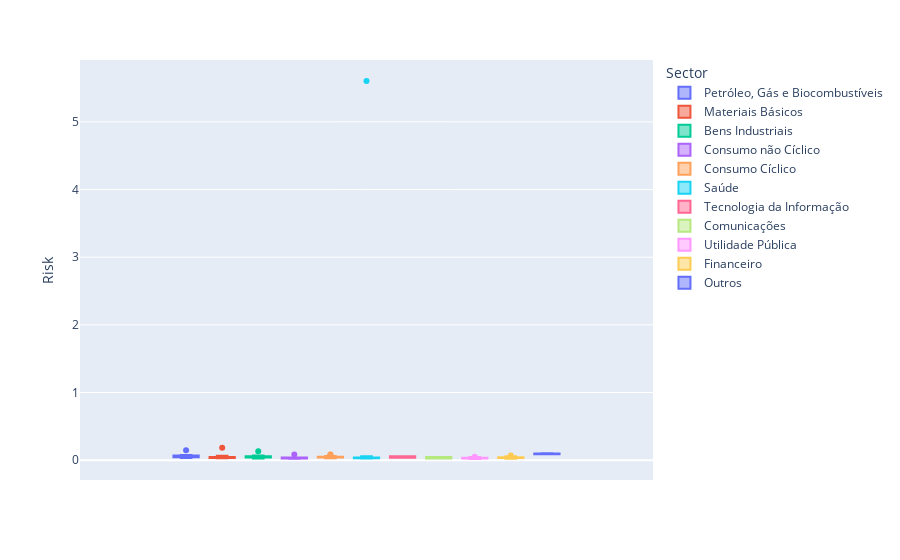

Source (notebook cell):
### Code cell
#### Detecção de outliers no eixo do Risco, por Setor
px.box(df, y="Risk", color="Sector", hover_name='Stock')

### Figure 1 — Plotly figure (JSON) as saved in the notebook; plotly's stock layout.template omitted (floating-point values rounded to 4 significant figures)
{"data": [{"alignmentgroup": "True", "hovertemplate": "<b>%{hovertext}</b><br><br>Sector=Petróleo, Gás e Biocombustíveis<br>Risk=%{y}<extra></extra>", "hovertext": ["CSAN3.SA", "DMMO3.SA", "ENAT3.SA", "RPMG3.SA", "PETR4.SA", "PETR3.SA", "PRIO3.SA", "UGPA3.SA", "VBBR3.SA", "LUPA3.SA", "OSXB3.SA"], "legendgroup": "Petróleo, Gás e Biocombustíveis", "marker": {"color": "#636efa"}, "name": "Petróleo, Gás e Biocombustíveis", "notched": false, "offsetgroup": "Petróleo, Gás e Biocombustíveis", "orientation": "v", "showlegend": true, "type": "box", "x0": " ", "xaxis": "x", "y": [0.0338, 0.07198, 0.0414, 0.05933, 0.04167, 0.04338, 0.06174, 0.04212, 0.03526, 0.07502, 0.1461], "y0": " ", "yaxis": "y"}, {"alignmentgroup": "True", "hovertemplate": "<b>%{hovertext}</b><br><br>Sector=Materiais Básicos<br>Risk=%{y}<extra></extra>", "hovertext": ["BRAP4.SA", "BRAP3.SA", "MMXM3.SA", "VALE3.SA", "FESA4.SA", "GGBR4.SA", "GGBR3.SA", "GOAU4.SA", "GOAU3.SA", "CSNA3.SA", "USIM3.SA", "PMAM3.SA", "DEXP3.SA", "FHER3.SA", "EUCA4.SA", "DXCO3.SA", "KLBN4.SA", "KLBN3.SA", "SUZB3.SA", "RANI3.SA"], "legendgroup": "Materiais Básicos", "marker": {"color": "#EF553B"}, "name": "Materiais Básicos", "notched": false, "offsetgroup": "Materiais Básicos", "orientation": "v", "showlegend": true, "type": "box", "x0": " ", "xaxis": "x", "y": [0.0312, 0.03102, 0.1851, 0.03174, 0.03339, 0.03757, 0.03264, 0.03775, 0.03355, 0.04546, 0.03822, 0.05077, 0.05836, 0.0659, 0.04473, 0.04042, 0.02792, 0.02729, 0.03236, 0.04699], "y0": " ", "yaxis": "y"}, {"alignmentgroup": "True", "hovertemplate": "<b>%{hovertext}</b><br><br>Sector=Bens Industriais<br>Risk=%{y}<extra></extra>", "hovertext": ["ETER3.SA", "HAGA4.SA", "PTBL3.SA", "AZEV4.SA", "AZEV3.SA", "TCNO4.SA", "TCNO3.SA", "EMBR3.SA", "FRAS3.SA", "POMO4.SA", "POMO3.SA", "RAPT4.SA", "RCSL4.SA", "RCSL3.SA", "TUPY3.SA", "SHUL4.SA", "WEGE3.SA", "EALT4.SA", "ROMI3.SA", "INEP4.SA", "INEP3.SA", "KEPL3.SA", "MILS3.SA", "TASA4.SA", "TASA3.SA", "AZUL4.SA", "GOLL4.SA", "RAIL3.SA", "LOGN3.SA", "TGMA3.SA", "CCRO3.SA", "ECOR3.SA", "TPIS3.SA", "STBP3.SA", "ATMP3.SA", "PRNR3.SA", "VLID3.SA"], "legendgroup": "Bens Industriais", "marker": {"color": "#00cc96"}, "name": "Bens Industriais", "notched": false, "offsetgroup": "Bens Industriais", "orientation": "v", "showlegend": true, "type": "box", "x0": " ", "xaxis": "x", "y": [0.05925, 0.03984, 0.05109, 0.06337, 0.1303, 0.05559, 0.06727, 0.04779, 0.02563, 0.03822, 0.03489, 0.04121, 0.05316, 0.06707, 0.03374, 0.03348, 0.0328, 0.03384, 0.04745, 0.06744, 0.06383, 0.02394, 0.04513, 0.05168, 0.04457, 0.06329, 0.06327, 0.03449, 0.04782, 0.04036, 0.03815, 0.04016, 0.05998, 0.04106, 0.05513, 0.03661, 0.04313], "y0": " ", "yaxis": "y"}, {"alignmentgroup": "True", "hovertemplate": "<b>%{hovertext}</b><br><br>Sector=Consumo não Cíclico<br>Risk=%{y}<extra></extra>", "hovertext": ["AGRO3.SA", "SLCE3.SA", "SMTO3.SA", "BRFS3.SA", "JBSS3.SA", "MRFG3.SA", "BEEF3.SA", "CAML3.SA", "MDIA3.SA", "ABEV3.SA", "NTCO3.SA", "BOBR4.SA", "CRFB3.SA", "PCAR3.SA"], "legendgroup": "Consumo não Cíclico", "marker": {"color": "#ab63fa"}, "name": "Consumo não Cíclico", "notched": false, "offsetgroup": "Consumo não Cíclico", "orientation": "v", "showlegend": true, "type": "box", "x0": " ", "xaxis": "x", "y": [0.02428, 0.02578, 0.03904, 0.03749, 0.03431, 0.0391, 0.03362, 0.02284, 0.02906, 0.02761, 0.03863, 0.0367, 0.02481, 0.08524], "y0": " ", "yaxis": "y"}, {"alignmentgroup": "True", "hovertemplate": "<b>%{hovertext}</b><br><br>Sector=Consumo Cíclico<br>Risk=%{y}<extra></extra>", "hovertext": ["CYRE3.SA", "DIRR3.SA", "EVEN3.SA", "EZTC3.SA", "GFSA3.SA", "HBOR3.SA", "JHSF3.SA", "JFEN3.SA", "MTRE3.SA", "MDNE3.SA", "MRVE3.SA", "PDGR3.SA", "RSID3.SA", "TCSA3.SA", "TEND3.SA", "TRIS3.SA", "VIVR3.SA", "CTSA4.SA", "CTSA3.SA", "SGPS3.SA", "ALPA4.SA", "CAMB3.SA", "GRND3.SA", "VULC3.SA", "TECN3.SA", "VIVA3.SA", "UCAS3.SA", "BKBR3.SA", "MEAL3.SA", "SHOW3.SA", "CVCB3.SA", "ANIM3.SA", "COGN3.SA", "SEER3.SA", "YDUQ3.SA", "RENT3.SA", "LCAM3.SA", "MOVI3.SA", "ARZZ3.SA", "CEAB3.SA", "GUAR3.SA", "LLIS3.SA", "AMAR3.SA", "LREN3.SA", "MGLU3.SA", "VIIA3.SA", "AMER3.SA", "SBFG3.SA"], "legendgroup": "Consumo Cíclico", "marker": {"color": "#FFA15A"}, "name": "Consumo Cíclico", "notched": false, "offsetgroup": "Consumo Cíclico", "orientation": "v", "showlegend": true, "type": "box", "x0": " ", "xaxis": "x", "y": [0.04542, 0.0378, 0.0479, 0.0437, 0.04847, 0.05704, 0.04287, 0.08104, 0.04112, 0.05189, 0.03755, 0.05507, 0.04913, 0.04541, 0.03592, 0.04633, 0.08443, 0.05501, 0.0593, 0.05128, 0.03825, 0.0384, 0.02813, 0.03489, 0.04835, 0.04875, 0.03837, 0.04389, 0.05078, 0.05292, 0.06166, 0.03994, 0.0479, 0.03975, 0.04492, 0.04342, 0.04588, 0.04181, 0.03494, 0.04845, 0.047, 0.05448, 0.05826, 0.03764, 0.04072, 0.05211, 0.04646, 0.04755], "y0": " ", "yaxis": "y"}, {"alignmentgroup": "True", "hovertemplate": "<b>%{hovertext}</b><br><br>Sector=Saúde<br>Risk=%{y}<extra></extra>", "hovertext": ["AALR3.SA", "DASA3.SA", "FLRY3.SA", "HAPV3.SA", "PARD3.SA", "ODPV3.SA", "QUAL3.SA", "PNVL3.SA", "HYPE3.SA", "PFRM3.SA", "RADL3.SA"], "legendgroup": "Saúde", "marker": {"color": "#19d3f3"}, "name": "Saúde", "notched": false, "offsetgroup": "Saúde", "orientation": "v", "showlegend": true, "type": "box", "x0": " ", "xaxis": "x", "y": [0.04116, 0.05661, 0.02618, 0.03501, 0.03401, 0.02443, 0.03344, 0.03066, 0.0297, 5.604, 0.02476], "y0": " ", "yaxis": "y"}, {"alignmentgroup": "True", "hovertemplate": "<b>%{hovertext}</b><br><br>Sector=Tecnologia da Informação<br>Risk=%{y}<extra></extra>", "hovertext": ["POSI3.SA", "LWSA3.SA", "PDTC3.SA", "SQIA3.SA", "TOTS3.SA"], "legendgroup": "Tecnologia da Informação", "marker": {"color": "#FF6692"}, "name": "Tecnologia da Informação", "notched": false, "offsetgroup": "Tecnologia da Informação", "orientation": "v", "showlegend": true, "type": "box", "x0": " ", "xaxis": "x", "y": [0.05892, 0.04809, 0.05855, 0.03662, 0.03506], "y0": " ", "yaxis": "y"}, {"alignmentgroup": "True", "hovertemplate": "<b>%{hovertext}</b><br><br>Sector=Comunicações<br>Risk=%{y}<extra></extra>", "hovertext": ["OIBR4.SA", "OIBR3.SA", "VIVT3.SA", "TIMS3.SA"], "legendgroup": "Comunicações", "marker": {"color": "#B6E880"}, "name": "Comunicações", "notched": false, "offsetgroup": "Comunicações", "orientation": "v", "showlegend": true, "type": "box", "x0": " ", "xaxis": "x", "y": [0.04798, 0.04591, 0.02356, 0.02731], "y0": " ", "yaxis": "y"}, {"alignmentgroup": "True", "hovertemplate": "<b>%{hovertext}</b><br><br>Sector=Utilidade Pública<br>Risk=%{y}<extra></extra>", "hovertext": ["CMIG4.SA", "CMIG3.SA", "CPLE3.SA", "CPFE3.SA", "ELET3.SA", "ENBR3.SA", "ENEV3.SA", "EGIE3.SA", "EQTL3.SA", "LIGT3.SA", "NEOE3.SA", "RNEW4.SA", "RNEW3.SA", "TAEE4.SA", "TAEE3.SA", "TRPL4.SA", "CSMG3.SA", "SBSP3.SA", "SAPR4.SA", "SAPR3.SA"], "legendgroup": "Utilidade Pública", "marker": {"color": "#FF97FF"}, "name": "Utilidade Pública", "notched": false, "offsetgroup": "Utilidade Pública", "orientation": "v", "showlegend": true, "type": "box", "x0": " ", "xaxis": "x", "y": [0.03287, 0.03474, 0.03027, 0.02566, 0.04338, 0.02264, 0.03044, 0.02101, 0.02632, 0.04266, 0.0274, 0.04796, 0.05085, 0.01853, 0.01742, 0.01895, 0.03096, 0.03455, 0.0286, 0.03306], "y0": " ", "yaxis": "y"}, {"alignmentgroup": "True", "hovertemplate": "<b>%{hovertext}</b><br><br>Sector=Financeiro<br>Risk=%{y}<extra></extra>", "hovertext": ["ABCB4.SA", "BMGB4.SA", "BPAN4.SA", "BBDC4.SA", "BBDC3.SA", "BBAS3.SA", "ITSA4.SA", "ITSA3.SA", "ITUB4.SA", "ITUB3.SA", "PINE4.SA", "SANB4.SA", "SANB3.SA", "B3SA3.SA", "CIEL3.SA", "CARD3.SA", "BBSE3.SA", "PSSA3.SA", "IRBR3.SA", "APER3.SA", "WIZS3.SA", "ALSO3.SA", "BRML3.SA", "BRPR3.SA", "IGTI3.SA", "LOGG3.SA", "MULT3.SA", "SYNE3.SA", "BBRK3.SA", "LPSB3.SA"], "legendgroup": "Financeiro", "marker": {"color": "#FECB52"}, "name": "Financeiro", "notched": false, "offsetgroup": "Financeiro", "orientation": "v", "showlegend": true, "type": "box", "x0": " ", "xaxis": "x", "y": [0.02825, 0.03392, 0.05371, 0.03361, 0.03215, 0.03549, 0.02602, 0.01945, 0.02865, 0.02507, 0.04447, 0.03363, 0.03305, 0.03213, 0.04359, 0.03367, 0.02397, 0.02335, 0.05816, 0.04366, 0.04241, 0.04256, 0.04012, 0.03096, 0.03998, 0.04004, 0.03916, 0.03645, 0.06926, 0.05645], "y0": " ", "yaxis": "y"}, {"alignmentgroup": "True", "hovertemplate": "<b>%{hovertext}</b><br><br>Sector=Outros<br>Risk=%{y}<extra></extra>", "hovertext": ["ATOM3.SA", "BLUT4.SA", "BLUT3.SA"], "legendgroup": "Outros", "marker": {"color": "#636efa"}, "name": "Outros", "notched": false, "offsetgroup": "Outros", "orientation": "v", "showlegend": true, "type": "box", "x0": " ", "xaxis": "x", "y": [0.09062, 0.08805, 0.1035], "y0": " ", "yaxis": "y"}], "layout": {"boxmode": "group", "legend": {"title": {"text": "Sector"}, "tracegroupgap": 0}, "margin": {"t": 60}, "xaxis": {"anchor": "y", "domain": [0, 1]}, "yaxis": {"anchor": "x", "domain": [0, 1], "title": {"text": "Risk"}}}}
